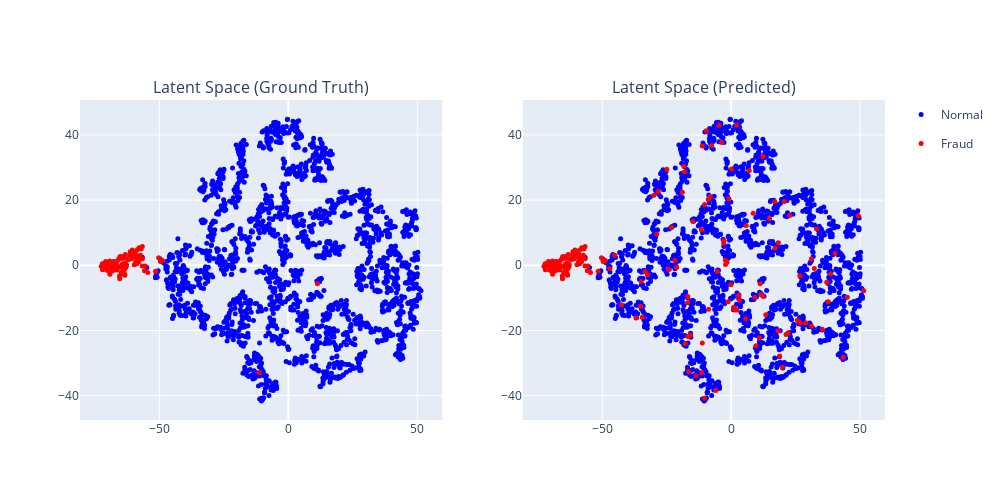
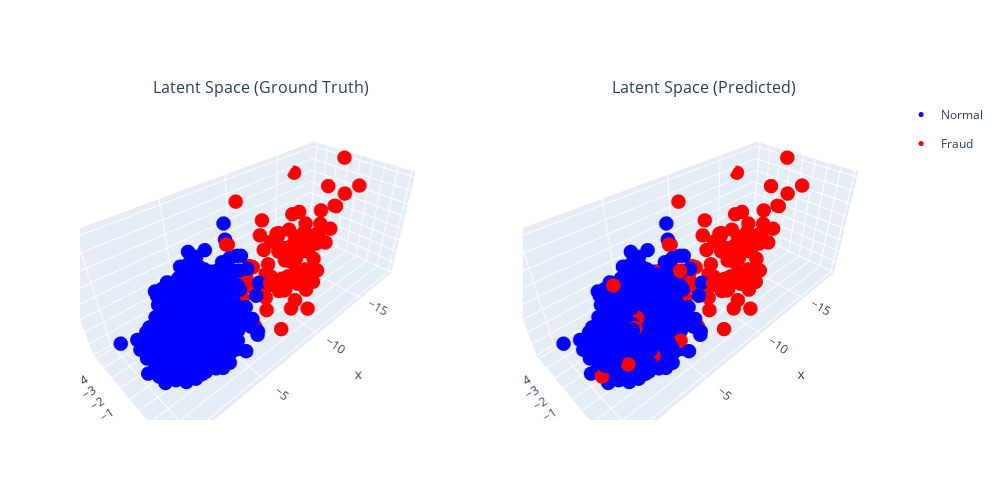

Write notebook code for charts like these, in order.
### Code cell
# Step 1: Train and evaluate
trained_model, train_losses, val_losses, df_lables, res_thresholds = run_training_pipeline(
    model=model_ae,
    X_scaled_train=X_scaled_train,
    X_scaled_val=X_scaled_val,
    X_scaled_test=X_scaled_test,
    test_df=test_df,
    y_test=y_test,
    true_fraud_list=true_fraud_list
)

# Step 2: Manual threshold selection & latent space plots
recon_error, threshold, y_pred, embeddings = run_threshold_and_plot_pipeline(
    trained_model=trained_model,
    X_scaled_test=X_scaled_test,
    test_df=test_df,
    y_test=y_test,
    threshold_percentile=95,
    hover_col='sales_id'
)

### Figure 1 — Plotly figure (JSON) as saved in the notebook; plotly's stock layout.template omitted (floating-point values rounded to 4 significant figures; data arrays with more than 128 entries replaced by an {"elided": "..."} marker saying what was removed)
{"data": [{"hoverinfo": "text+name", "hovertext": {"elided": "1905 str values"}, "legendgroup": "Normal", "marker": {"color": "blue", "size": 5}, "mode": "markers", "name": "Normal", "showlegend": true, "type": "scatter", "x": {"elided": "1905 float values"}, "xaxis": "x", "y": {"elided": "1905 float values"}, "yaxis": "y"}, {"hoverinfo": "text+name", "hovertext": ["8479 (Class: Fraud)", "3067 (Class: Fraud)", "9337 (Class: Fraud)", "8144 (Class: Fraud)", "2736 (Class: Fraud)", "932 (Class: Fraud)", "1425 (Class: Fraud)", "1348 (Class: Fraud)", "9841 (Class: Fraud)", "6959 (Class: Fraud)", "9164 (Class: Fraud)", "3649 (Class: Fraud)", "2906 (Class: Fraud)", "675 (Class: Fraud)", "4203 (Class: Fraud)", "6227 (Class: Fraud)", "3803 (Class: Fraud)", "2636 (Class: Fraud)", "2109 (Class: Fraud)", "7543 (Class: Fraud)", "5365 (Class: Fraud)", "2733 (Class: Fraud)", "4743 (Class: Fraud)", "5443 (Class: Fraud)", "8909 (Class: Fraud)", "9762 (Class: Fraud)", "5944 (Class: Fraud)", "6839 (Class: Fraud)", "6559 (Class: Fraud)", "1638 (Class: Fraud)", "9978 (Class: Fraud)", "2963 (Class: Fraud)", "5975 (Class: Fraud)", "5334 (Class: Fraud)", "5898 (Class: Fraud)", "2836 (Class: Fraud)", "4462 (Class: Fraud)", "3443 (Class: Fraud)", "6378 (Class: Fraud)", "6292 (Class: Fraud)", "3714 (Class: Fraud)", "9972 (Class: Fraud)", "5402 (Class: Fraud)", "2200 (Class: Fraud)", "1954 (Class: Fraud)", "5711 (Class: Fraud)", "8086 (Class: Fraud)", "3059 (Class: Fraud)", "4699 (Class: Fraud)", "5459 (Class: Fraud)", "2503 (Class: Fraud)", "2803 (Class: Fraud)", "1171 (Class: Fraud)", "8427 (Class: Fraud)", "1996 (Class: Fraud)", "1800 (Class: Fraud)", "3055 (Class: Fraud)", "1466 (Class: Fraud)", "518 (Class: Fraud)", "4036 (Class: Fraud)", "3846 (Class: Fraud)", "810 (Class: Fraud)", "5344 (Class: Fraud)", "7633 (Class: Fraud)", "2122 (Class: Fraud)", "464 (Class: Fraud)", "2460 (Class: Fraud)", "8929 (Class: Fraud)", "261 (Class: Fraud)", "6326 (Class: Fraud)", "8132 (Class: Fraud)", "411 (Class: Fraud)", "3696 (Class: Fraud)", "475 (Class: Fraud)", "4840 (Class: Fraud)", "1011 (Class: Fraud)", "8516 (Class: Fraud)", "3402 (Class: Fraud)", "4966 (Class: Fraud)", "7295 (Class: Fraud)", "9768 (Class: Fraud)", "412 (Class: Fraud)", "6117 (Class: Fraud)", "2798 (Class: Fraud)", "9777 (Class: Fraud)", "1715 (Class: Fraud)", "6051 (Class: Fraud)", "7225 (Class: Fraud)", "5286 (Class: Fraud)", "8616 (Class: Fraud)", "8458 (Class: Fraud)", "9129 (Class: Fraud)", "8160 (Class: Fraud)", "3506 (Class: Fraud)", "1440 (Class: Fraud)"], "legendgroup": "Fraud", "marker": {"color": "red", "size": 5}, "mode": "markers", "name": "Fraud", "showlegend": true, "type": "scatter", "x": [-65.45, -58.75, -48.82, -59.87, -58.84, -59.27, -58.83, -55.56, -66.56, -63.29, -72.19, -64.11, -57.29, -69.0, -63.29, -66.43, -64.96, -70.39, -57.99, -59.25, -49.59, -60.03, -70.48, -68.69, -67.87, -64.58, -66.19, -64.15, -68.57, -67.11, -69.71, -65.46, -56.66, -69.29, -70.12, -70.92, -61.94, -63.81, -69.87, -64.99, -68.0, -68.58, -65.55, -59.74, -54.6, -63.62, -72.06, -64.87, -63.39, -57.37, -63.51, -69.8, 11.25, -56.7, -64.06, -66.85, -72.11, -62.41, -64.58, -66.9, -70.88, -58.08, -60.59, -67.78, -71.2, -62.95, -61.43, -55.84, -69.38, -58.62, -63.31, -57.14, -59.83, -59.06, -50.33, -63.89, -65.96, -67.36, -67.17, -72.64, -51.6, -64.48, -72.19, -63.51, -61.52, -58.11, -60.4, -60.89, -57.73, -67.69, -61.4, -62.82, -11.41, -67.79, -56.71], "xaxis": "x", "y": [2.591, 4.672, 1.49, 2.588, 0.507, 2.924, 2.883, -0.25, 1.155, 3.326, 0.487, -1.093, 2.641, -0.7029, 0.5716, -1.474, -2.451, 0.1947, 5.35, 1.168, 1.168, 2.917, -1.447, 0.7263, 0.2327, 2.106, -0.2499, -2.019, -1.848, 0.6034, 0.3092, -4.164, 2.04, -2.759, -1.034, 1.165, 1.813, 0.5669, -1.68, -0.528, 1.152, -0.1426, -3.323, 4.171, -2.177, -1.254, -0.002854, 2.671, 0.7859, 3.095, -3.025, -0.1919, -5.632, 5.791, 2.303, -0.6952, -1.386, 2.012, -2.068, -0.2764, -0.16, 1.097, 4.668, -1.551, 0.686, -0.4702, 3.446, -1.672, 1.318, 1.538, -0.8482, 4.967, 0.1279, 3.336, 2.318, -0.1025, 1.787, 1.118, -1.007, -0.2988, -1.811, 0.3198, -0.6687, -2.762, 2.988, 2.223, 2.732, 2.032, 1.86, -0.3971, 4.157, 0.141, -32.87, -0.585, -0.2406], "yaxis": "y"}, {"hoverinfo": "text+name", "hovertext": {"elided": "1809 str values"}, "legendgroup": "Normal", "marker": {"color": "blue", "size": 5}, "mode": "markers", "name": "Normal", "showlegend": false, "type": "scatter", "x": {"elided": "1809 float values"}, "xaxis": "x2", "y": {"elided": "1809 float values"}, "yaxis": "y2"}, {"hoverinfo": "text+name", "hovertext": {"elided": "191 str values"}, "legendgroup": "Fraud", "marker": {"color": "red", "size": 5}, "mode": "markers", "name": "Fraud", "showlegend": false, "type": "scatter", "x": {"elided": "191 float values"}, "xaxis": "x2", "y": {"elided": "191 float values"}, "yaxis": "y2"}], "layout": {"annotations": [{"font": {"size": 16}, "showarrow": false, "text": "Latent Space (Ground Truth)", "x": 0.225, "xanchor": "center", "xref": "paper", "y": 1, "yanchor": "bottom", "yref": "paper"}, {"font": {"size": 16}, "showarrow": false, "text": "Latent Space (Predicted)", "x": 0.775, "xanchor": "center", "xref": "paper", "y": 1, "yanchor": "bottom", "yref": "paper"}], "height": 500, "width": 1000, "xaxis": {"anchor": "y", "domain": [0, 0.45]}, "xaxis2": {"anchor": "y2", "domain": [0.55, 1]}, "yaxis": {"anchor": "x", "domain": [0, 1]}, "yaxis2": {"anchor": "x2", "domain": [0, 1]}}}

### Figure 2 — Plotly figure (JSON) as saved in the notebook; plotly's stock layout.template omitted (floating-point values rounded to 4 significant figures; data arrays with more than 128 entries replaced by an {"elided": "..."} marker saying what was removed)
{"data": [{"hoverinfo": "text+name", "hovertext": {"elided": "1905 str values"}, "legendgroup": "Normal", "marker": {"color": "blue", "size": 5}, "mode": "markers", "name": "Normal", "scene": "scene", "showlegend": true, "type": "scatter3d", "x": {"elided": "1905 float values"}, "y": {"elided": "1905 float values"}, "z": {"elided": "1905 float values"}}, {"hoverinfo": "text+name", "hovertext": ["8479 (Class: Fraud)", "3067 (Class: Fraud)", "9337 (Class: Fraud)", "8144 (Class: Fraud)", "2736 (Class: Fraud)", "932 (Class: Fraud)", "1425 (Class: Fraud)", "1348 (Class: Fraud)", "9841 (Class: Fraud)", "6959 (Class: Fraud)", "9164 (Class: Fraud)", "3649 (Class: Fraud)", "2906 (Class: Fraud)", "675 (Class: Fraud)", "4203 (Class: Fraud)", "6227 (Class: Fraud)", "3803 (Class: Fraud)", "2636 (Class: Fraud)", "2109 (Class: Fraud)", "7543 (Class: Fraud)", "5365 (Class: Fraud)", "2733 (Class: Fraud)", "4743 (Class: Fraud)", "5443 (Class: Fraud)", "8909 (Class: Fraud)", "9762 (Class: Fraud)", "5944 (Class: Fraud)", "6839 (Class: Fraud)", "6559 (Class: Fraud)", "1638 (Class: Fraud)", "9978 (Class: Fraud)", "2963 (Class: Fraud)", "5975 (Class: Fraud)", "5334 (Class: Fraud)", "5898 (Class: Fraud)", "2836 (Class: Fraud)", "4462 (Class: Fraud)", "3443 (Class: Fraud)", "6378 (Class: Fraud)", "6292 (Class: Fraud)", "3714 (Class: Fraud)", "9972 (Class: Fraud)", "5402 (Class: Fraud)", "2200 (Class: Fraud)", "1954 (Class: Fraud)", "5711 (Class: Fraud)", "8086 (Class: Fraud)", "3059 (Class: Fraud)", "4699 (Class: Fraud)", "5459 (Class: Fraud)", "2503 (Class: Fraud)", "2803 (Class: Fraud)", "1171 (Class: Fraud)", "8427 (Class: Fraud)", "1996 (Class: Fraud)", "1800 (Class: Fraud)", "3055 (Class: Fraud)", "1466 (Class: Fraud)", "518 (Class: Fraud)", "4036 (Class: Fraud)", "3846 (Class: Fraud)", "810 (Class: Fraud)", "5344 (Class: Fraud)", "7633 (Class: Fraud)", "2122 (Class: Fraud)", "464 (Class: Fraud)", "2460 (Class: Fraud)", "8929 (Class: Fraud)", "261 (Class: Fraud)", "6326 (Class: Fraud)", "8132 (Class: Fraud)", "411 (Class: Fraud)", "3696 (Class: Fraud)", "475 (Class: Fraud)", "4840 (Class: Fraud)", "1011 (Class: Fraud)", "8516 (Class: Fraud)", "3402 (Class: Fraud)", "4966 (Class: Fraud)", "7295 (Class: Fraud)", "9768 (Class: Fraud)", "412 (Class: Fraud)", "6117 (Class: Fraud)", "2798 (Class: Fraud)", "9777 (Class: Fraud)", "1715 (Class: Fraud)", "6051 (Class: Fraud)", "7225 (Class: Fraud)", "5286 (Class: Fraud)", "8616 (Class: Fraud)", "8458 (Class: Fraud)", "9129 (Class: Fraud)", "8160 (Class: Fraud)", "3506 (Class: Fraud)", "1440 (Class: Fraud)"], "legendgroup": "Fraud", "marker": {"color": "red", "size": 5}, "mode": "markers", "name": "Fraud", "scene": "scene", "showlegend": true, "type": "scatter3d", "x": [-12.42, -8.329, -7.325, -9.375, -9.215, -9.089, -8.808, -7.975, -12.34, -11.27, -17.55, -10.73, -7.978, -13.7, -10.78, -11.97, -11.01, -15.58, -7.639, -9.202, -8.106, -9.388, -14.62, -13.52, -12.89, -11.62, -12.14, -10.97, -13.48, -12.78, -14.83, -10.41, -7.626, -13.84, -14.75, -14.74, -10.37, -10.97, -13.67, -11.5, -13.11, -13.51, -11.02, -9.171, -7.543, -10.59, -17.77, -12.13, -10.83, -8.098, -10.48, -14.72, -4.137, -6.397, -11.53, -12.26, -16.67, -10.6, -11.21, -12.33, -15.17, -8.677, -10.01, -12.67, -15.51, -10.36, -10.34, -8.87, -13.59, -8.849, -10.53, -7.196, -9.45, -8.932, -9.153, -11.0, -12.2, -12.57, -12.46, -18.67, -7.181, -11.21, -17.89, -10.02, -10.37, -8.265, -9.57, -9.919, -8.282, -12.68, -10.29, -10.48, -4.059, -12.79, -8.785], "y": [0.9655, 2.211, -2.343, 0.7283, -0.7912, 0.8742, 0.7745, -1.317, 0.1446, 1.039, 0.223, -1.097, 0.3671, -1.32, 0.1189, -1.578, -2.032, -0.4535, 2.104, -0.3096, -3.143, 0.6807, -2.666, -0.2057, -0.6186, 0.5344, -1.052, -1.398, -1.673, -0.3204, -0.231, -3.609, -0.1634, -4.148, -2.095, 0.2303, -0.3828, 0.2446, -2.521, -0.5333, 0.1926, -0.7706, -2.759, 1.811, -1.272, -0.902, -0.9886, 0.3105, -0.03177, 0.6724, -2.404, -0.8488, 0.7, 1.1, -0.1487, -0.9784, -5.061, -0.08687, -1.586, -0.9178, -1.144, -0.4559, 2.22, -1.905, -0.1606, -0.2878, 1.354, -2.036, 0.03023, -0.2222, -0.4238, 1.275, -0.812, 1.009, -3.403, 0.04334, 0.7434, 0.04621, -1.263, -1.986, -1.548, -0.4679, -2.608, -2.134, 1.004, 0.1577, 0.6351, 0.3461, -0.05213, -1.002, 2.231, -0.2841, -0.5921, -1.083, -1.549], "z": [1.623, 1.582, 4.539, 1.71, 2.084, 2.366, 1.82, 2.216, 2.875, 0.6463, 5.979, 3.004, 2.287, 3.21, 2.818, 2.419, 3.241, 3.003, 0.2575, 2.155, 3.813, 1.463, 3.905, 3.494, 3.258, 1.902, 1.886, 3.974, 1.359, 2.399, 2.252, 0.661, 2.181, 1.737, 3.104, 5.42, 1.296, 3.006, 4.131, 3.463, 3.138, 2.558, 2.197, 1.479, 0.7482, 3.447, 4.88, 1.251, 2.635, 2.791, 4.944, 2.803, 0.6393, 0.6594, 1.392, 3.438, 5.644, 1.527, 4.019, 2.891, 4.395, 1.959, 0.495, 3.533, 4.965, 3.334, 2.042, 0.5534, 4.416, 1.778, 3.676, 1.573, 2.75, 2.216, 6.416, 3.416, 2.59, 3.334, 2.718, 7.129, 2.337, 2.611, 4.922, 4.114, 1.645, 1.222, 1.407, 2.0, 1.766, 3.378, 2.533, 2.806, 1.029, 2.957, 2.475]}, {"hoverinfo": "text+name", "hovertext": {"elided": "1809 str values"}, "legendgroup": "Normal", "marker": {"color": "blue", "size": 5}, "mode": "markers", "name": "Normal", "scene": "scene2", "showlegend": false, "type": "scatter3d", "x": {"elided": "1809 float values"}, "y": {"elided": "1809 float values"}, "z": {"elided": "1809 float values"}}, {"hoverinfo": "text+name", "hovertext": {"elided": "191 str values"}, "legendgroup": "Fraud", "marker": {"color": "red", "size": 5}, "mode": "markers", "name": "Fraud", "scene": "scene2", "showlegend": false, "type": "scatter3d", "x": {"elided": "191 float values"}, "y": {"elided": "191 float values"}, "z": {"elided": "191 float values"}}], "layout": {"annotations": [{"font": {"size": 16}, "showarrow": false, "text": "Latent Space (Ground Truth)", "x": 0.225, "xanchor": "center", "xref": "paper", "y": 1, "yanchor": "bottom", "yref": "paper"}, {"font": {"size": 16}, "showarrow": false, "text": "Latent Space (Predicted)", "x": 0.775, "xanchor": "center", "xref": "paper", "y": 1, "yanchor": "bottom", "yref": "paper"}], "height": 500, "scene": {"domain": {"x": [0, 0.45], "y": [0, 1]}}, "scene2": {"domain": {"x": [0.55, 1], "y": [0, 1]}}, "width": 1000}}
